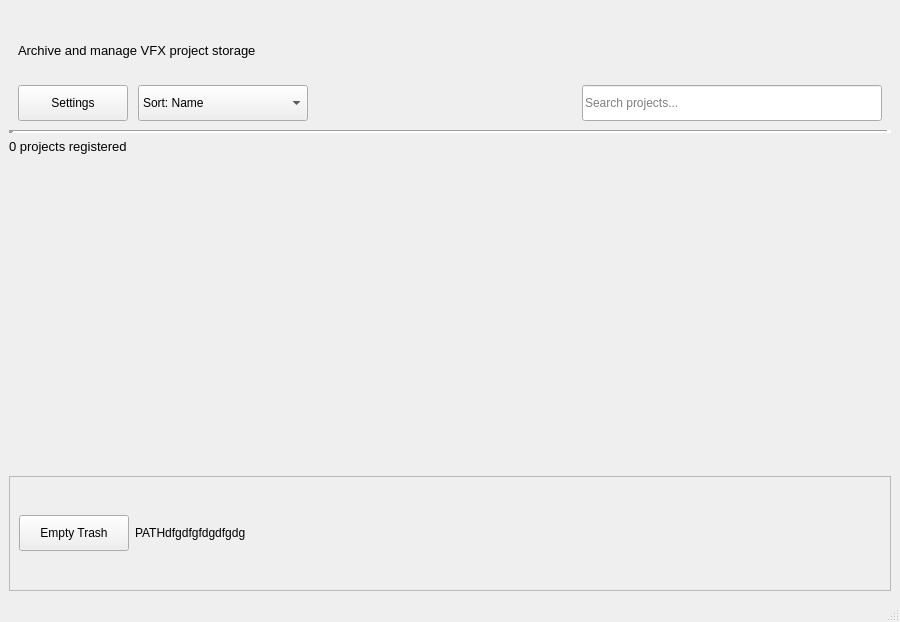
<?xml version="1.0" encoding="UTF-8"?>
<ui version="4.0">
 <class>MainWindow</class>
 <widget class="QMainWindow" name="MainWindow">
  <property name="geometry">
   <rect>
    <x>0</x>
    <y>0</y>
    <width>900</width>
    <height>622</height>
   </rect>
  </property>
  <property name="windowTitle">
   <string>Archivator</string>
  </property>
  <widget class="QWidget" name="centralwidget">
   <layout class="QGridLayout" name="gridLayout">
    <item row="0" column="0">
     <widget class="QFrame" name="headerFrame">
      <property name="enabled">
       <bool>true</bool>
      </property>
      <property name="frameShape">
       <enum>QFrame::Shape::NoFrame</enum>
      </property>
      <layout class="QVBoxLayout" name="headerLayout">
       <property name="spacing">
        <number>10</number>
       </property>
       <property name="topMargin">
        <number>20</number>
       </property>
       <property name="bottomMargin">
        <number>0</number>
       </property>
       <item>
        <widget class="QLabel" name="subtitleLabel">
         <property name="font">
          <font>
           <family>Segoe UI</family>
           <pointsize>10</pointsize>
          </font>
         </property>
         <property name="text">
          <string>Archive and manage VFX project storage</string>
         </property>
        </widget>
       </item>
       <item>
        <widget class="QFrame" name="toolbarFrame">
         <property name="frameShape">
          <enum>QFrame::Shape::NoFrame</enum>
         </property>
         <layout class="QHBoxLayout" name="toolbarLayout">
          <property name="spacing">
           <number>10</number>
          </property>
          <property name="leftMargin">
           <number>0</number>
          </property>
          <property name="topMargin">
           <number>0</number>
          </property>
          <property name="rightMargin">
           <number>0</number>
          </property>
          <property name="bottomMargin">
           <number>0</number>
          </property>
          <item>
           <widget class="QPushButton" name="settingsButton">
            <property name="minimumSize">
             <size>
              <width>110</width>
              <height>36</height>
             </size>
            </property>
            <property name="text">
             <string>Settings</string>
            </property>
           </widget>
          </item>
          <item>
           <widget class="QComboBox" name="sortComboBox">
            <property name="minimumSize">
             <size>
              <width>170</width>
              <height>36</height>
             </size>
            </property>
            <item>
             <property name="text">
              <string>Sort: Name</string>
             </property>
            </item>
            <item>
             <property name="text">
              <string>Sort: Recent</string>
             </property>
            </item>
            <item>
             <property name="text">
              <string>Sort: Path</string>
             </property>
            </item>
           </widget>
          </item>
          <item>
           <spacer name="toolbarSpacer">
            <property name="orientation">
             <enum>Qt::Orientation::Horizontal</enum>
            </property>
            <property name="sizeHint" stdset="0">
             <size>
              <width>40</width>
              <height>20</height>
             </size>
            </property>
           </spacer>
          </item>
          <item>
           <widget class="QLineEdit" name="searchLineEdit">
            <property name="minimumSize">
             <size>
              <width>300</width>
              <height>36</height>
             </size>
            </property>
            <property name="placeholderText">
             <string>Search projects...</string>
            </property>
            <property name="clearButtonEnabled">
             <bool>true</bool>
            </property>
           </widget>
          </item>
         </layout>
        </widget>
       </item>
      </layout>
     </widget>
    </item>
    <item row="1" column="0">
     <widget class="Line" name="line">
      <property name="lineWidth">
       <number>5</number>
      </property>
      <property name="orientation">
       <enum>Qt::Orientation::Horizontal</enum>
      </property>
     </widget>
    </item>
    <item row="2" column="0">
     <widget class="QFrame" name="contentFrame">
      <property name="minimumSize">
       <size>
        <width>0</width>
        <height>300</height>
       </size>
      </property>
      <property name="frameShape">
       <enum>QFrame::Shape::NoFrame</enum>
      </property>
      <layout class="QVBoxLayout" name="contentLayout">
       <property name="leftMargin">
        <number>0</number>
       </property>
       <property name="topMargin">
        <number>0</number>
       </property>
       <property name="rightMargin">
        <number>0</number>
       </property>
       <property name="bottomMargin">
        <number>0</number>
       </property>
       <item>
        <widget class="QLabel" name="statsLabel">
         <property name="font">
          <font>
           <family>Segoe UI</family>
           <pointsize>10</pointsize>
          </font>
         </property>
         <property name="text">
          <string>0 projects registered</string>
         </property>
        </widget>
       </item>
       <item>
        <spacer name="horizontalSpacer">
         <property name="orientation">
          <enum>Qt::Orientation::Horizontal</enum>
         </property>
         <property name="sizeHint" stdset="0">
          <size>
           <width>40</width>
           <height>10</height>
          </size>
         </property>
        </spacer>
       </item>
       <item>
        <widget class="QWidget" name="projectContainer" native="true">
         <property name="minimumSize">
          <size>
           <width>0</width>
           <height>300</height>
          </size>
         </property>
        </widget>
       </item>
      </layout>
     </widget>
    </item>
    <item row="3" column="0">
     <widget class="QFrame" name="frame">
      <property name="frameShape">
       <enum>QFrame::Shape::StyledPanel</enum>
      </property>
      <property name="frameShadow">
       <enum>QFrame::Shadow::Raised</enum>
      </property>
      <layout class="QHBoxLayout" name="horizontalLayout">
       <item>
        <widget class="QPushButton" name="emptyTrashButton">
         <property name="minimumSize">
          <size>
           <width>110</width>
           <height>36</height>
          </size>
         </property>
         <property name="text">
          <string>Empty Trash</string>
         </property>
        </widget>
       </item>
       <item>
        <widget class="QLabel" name="projectPathLabel">
         <property name="font">
          <font>
           <pointsize>9</pointsize>
          </font>
         </property>
         <property name="lineWidth">
          <number>0</number>
         </property>
         <property name="text">
          <string>PATHdfgdfgfdgdfgdg</string>
         </property>
         <property name="textFormat">
          <enum>Qt::TextFormat::AutoText</enum>
         </property>
         <property name="alignment">
          <set>Qt::AlignmentFlag::AlignLeading|Qt::AlignmentFlag::AlignLeft|Qt::AlignmentFlag::AlignVCenter</set>
         </property>
         <property name="openExternalLinks">
          <bool>false</bool>
         </property>
         <property name="textInteractionFlags">
          <set>Qt::TextInteractionFlag::LinksAccessibleByMouse|Qt::TextInteractionFlag::TextSelectableByMouse</set>
         </property>
        </widget>
       </item>
       <item>
        <spacer name="horizontalSpacer_2">
         <property name="orientation">
          <enum>Qt::Orientation::Horizontal</enum>
         </property>
         <property name="sizeHint" stdset="0">
          <size>
           <width>13</width>
           <height>13</height>
          </size>
         </property>
        </spacer>
       </item>
      </layout>
     </widget>
    </item>
   </layout>
  </widget>
  <widget class="QMenuBar" name="menubar">
   <property name="geometry">
    <rect>
     <x>0</x>
     <y>0</y>
     <width>900</width>
     <height>33</height>
    </rect>
   </property>
  </widget>
  <widget class="QStatusBar" name="statusbar"/>
 </widget>
 <resources/>
 <connections/>
</ui>
